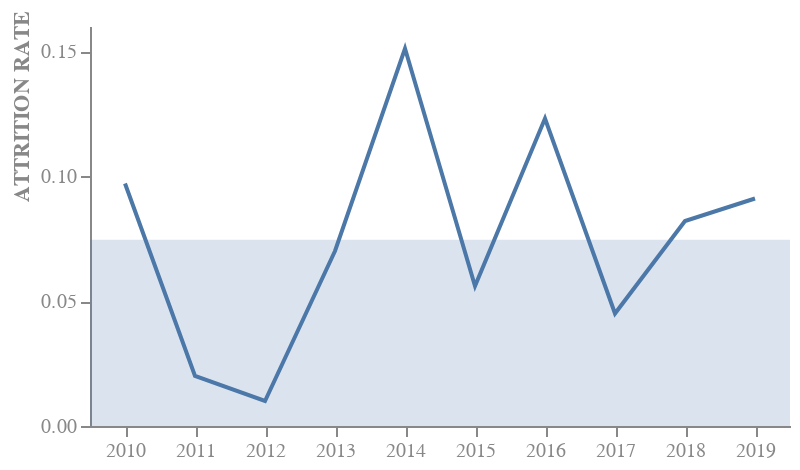

The notebook cell saved with this chart:
### Markdown cell above
![Alt text](\Images\2_5c.png)

### Code cell
avg = table['Attrition Rate'].mean()

rect = alt.Chart(pd.DataFrame({'y': [0], 'y2':[avg]})).mark_rect(
    opacity=0.2
).encode(y='y', y2='y2')

final = line + rect

final.properties(
    width = 350,
    height = 200
).configure_view(stroke = None)

### Figure 1 — Vega-Lite specification as saved in the notebook (floating-point values rounded to 4 significant figures)
{"config": {"view": {"continuousWidth": 300, "continuousHeight": 300, "stroke": null}}, "layer": [{"data": {"name": "data-0a7ed12b3693b0f6b7061ff4e2683f48"}, "mark": {"type": "line"}, "encoding": {"x": {"axis": {"labelAngle": 0, "labelColor": "#888888", "titleColor": "#888888"}, "field": "Year", "title": null, "type": "ordinal"}, "y": {"axis": {"grid": false, "labelColor": "#888888", "titleColor": "#888888", "titleY": 40}, "field": "Attrition Rate", "title": "ATTRITION RATE", "type": "quantitative"}}}, {"data": {"name": "data-977bb4bb94569206e0f2e1118197c219"}, "mark": {"type": "rect", "opacity": 0.2}, "encoding": {"y": {"field": "y", "type": "quantitative"}, "y2": {"field": "y2"}}}], "height": 200, "width": 350, "$schema": "https://vega.github.io/schema/vega-lite/v5.8.0.json", "datasets": {"data-0a7ed12b3693b0f6b7061ff4e2683f48": [{"Year": 2019, "Attrition Rate": 0.091}, {"Year": 2018, "Attrition Rate": 0.082}, {"Year": 2017, "Attrition Rate": 0.045}, {"Year": 2016, "Attrition Rate": 0.123}, {"Year": 2015, "Attrition Rate": 0.056}, {"Year": 2014, "Attrition Rate": 0.151}, {"Year": 2013, "Attrition Rate": 0.07}, {"Year": 2012, "Attrition Rate": 0.01}, {"Year": 2011, "Attrition Rate": 0.02}, {"Year": 2010, "Attrition Rate": 0.097}], "data-977bb4bb94569206e0f2e1118197c219": [{"y": 0, "y2": 0.0745}]}}
